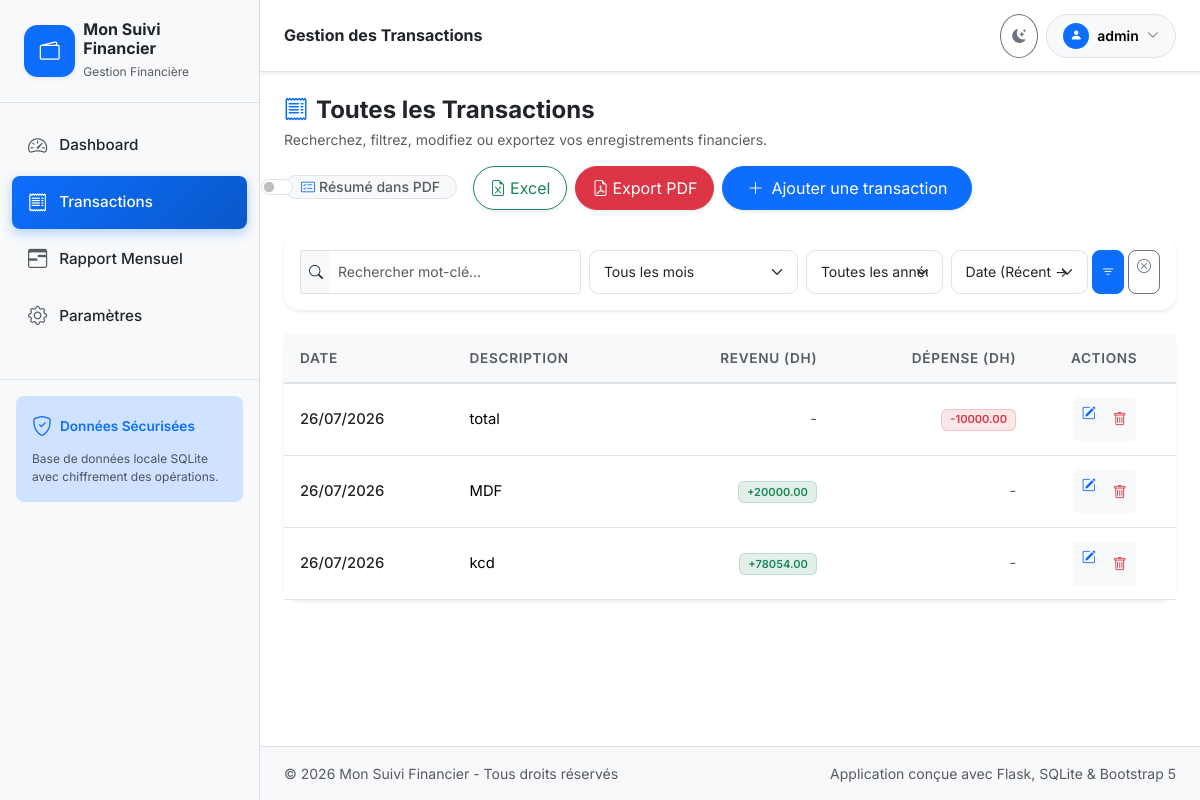
Page /transactions (signed in) on the earlier database version.
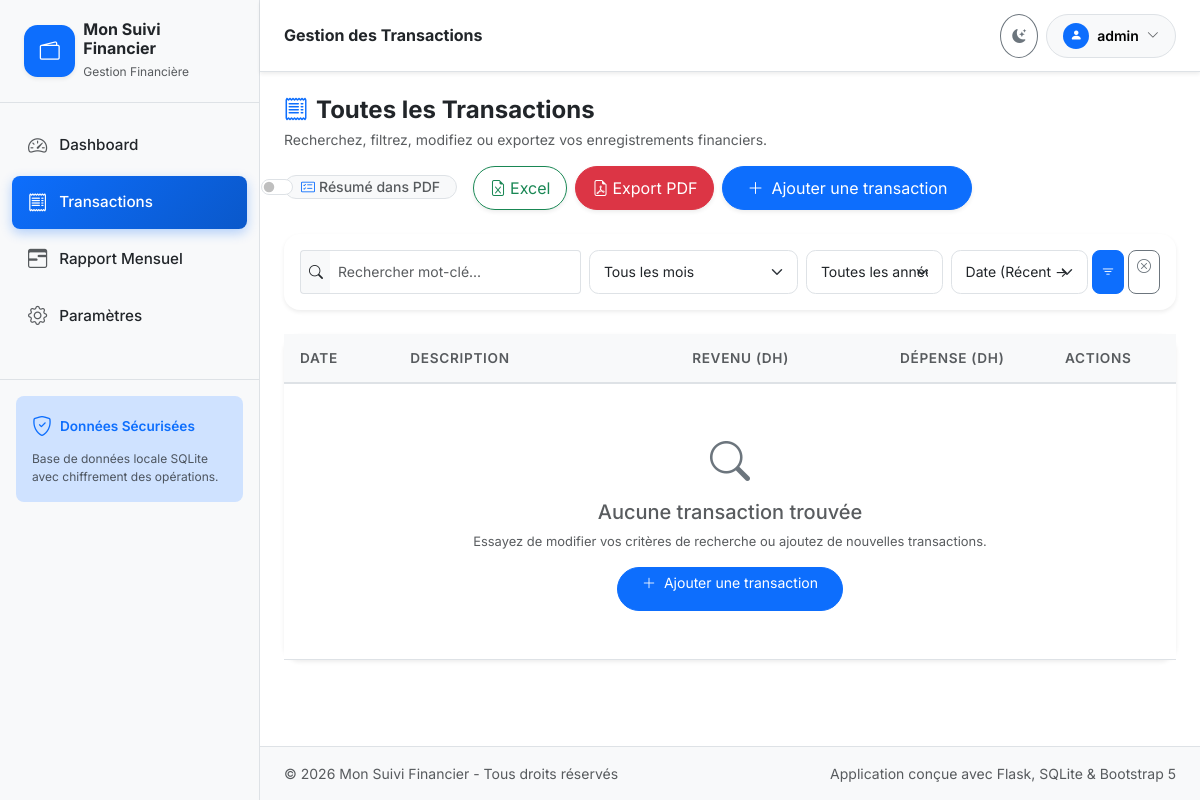
Same page on the later database version.
### models.py (models this page shows, shortened)
class Setting(db.Model):
    __tablename__ = 'settings'
    key = db.Column(db.String(50), primary_key=True)
    value = db.Column(db.Text, nullable=True)
    @classmethod
    def get_val(cls, key, default=None):
        setting = db.session.get(cls, key)
        return setting.value if setting and setting.value is not None else default

class User(UserMixin, db.Model):
    __tablename__ = 'users'
    id = db.Column(db.Integer, primary_key=True)
    username = db.Column(db.String(80), unique=True, nullable=False, index=True)
    password_hash = db.Column(db.String(256), nullable=False)
    created_at = db.Column(db.DateTime, nullable=False, default=lambda: datetime.now(timezone.utc))

class Transaction(db.Model):
    __tablename__ = 'transactions'
    id = db.Column(db.Integer, primary_key=True)
    date = db.Column(db.Date, nullable=False, default=date.today, index=True)
    description = db.Column(db.Text, nullable=True)
    revenu = db.Column(db.Float, nullable=False, default=0.0)
    depense = db.Column(db.Float, nullable=False, default=0.0)
    created_at = db.Column(db.DateTime, nullable=False, default=lambda: datetime.now(timezone.utc))
    updated_at = db.Column(db.DateTime, nullable=False, default=lambda: datetime.now(timezone.utc), onupdate=lambda: datetime.now(timezone.utc))

### app.py (the view)
    @app.route('/transactions')
    @login_required
    def transactions_list():
        page = request.args.get('page', 1, type=int)
        per_page = 10
        query = get_filtered_transactions_query()
        pagination = query.paginate(page=page, per_page=per_page, error_out=False)
        years_query = db.session.query(extract('year', Transaction.date)).distinct().all()
        years = sorted([int(y[0]) for y in years_query if y[0] is not None], reverse=True)
        if datetime.now().year not in years:
            years.insert(0, datetime.now().year)
        return render_template(
            'transactions/list.html',
            transactions=pagination.items,
            pagination=pagination,
            years=years
        )

### templates/transactions/list.html (shortened to what this page needs)
{% extends "base.html" %}
{% block header_title %}Gestion des Transactions{% endblock %}
{% block content %}
<div class="d-flex flex-wrap align-items-center justify-content-between gap-3 mb-4">
    <div>
        <h4 class="fw-bold mb-1"><i class="bi bi-receipt text-primary me-2"></i>Toutes les Transactions</h4>
        <p class="text-muted small mb-0">Recherchez, filtrez, modifiez ou exportez vos enregistrements financiers.</p>
    </div>
    <div class="d-flex flex-wrap align-items-center gap-2">
        <div class="form-check form-switch d-inline-flex align-items-center gap-2 me-2 bg-body-tertiary px-3 py-1.5 rounded-pill border">
            <input class="form-check-input my-0" type="checkbox" id="includeSummaryPdfToggle">
            <label class="form-check-label small fw-medium text-muted" for="includeSummaryPdfToggle" style="cursor: pointer;">
                <i class="bi bi-card-checklist me-1 text-primary"></i>Résumé dans PDF
            </label>
        </div>
        <a href="{{ url_for('transactions_export_excel', **request.args) }}" class="btn btn-outline-success rounded-pill px-3 d-flex align-items-center gap-1 shadow-sm">
            <i class="bi bi-file-earmark-excel"></i> Excel
        </a>
        <a id="exportPdfBtn" href="{{ url_for('transactions_export_pdf', include_summary=0, **request.args) }}" class="btn btn-danger rounded-pill px-3 d-flex align-items-center gap-1 shadow-sm">
            <i class="bi bi-file-earmark-pdf"></i> Export PDF
        </a>
        <a href="{{ url_for('transaction_add') }}" class="btn btn-primary rounded-pill px-4 d-flex align-items-center gap-2 shadow-sm">
            <i class="bi bi-plus-lg"></i>
            <span>Ajouter une transaction</span>
        </a>
    </div>
</div>
<div class="card border-0 shadow-sm rounded-4 mb-4">
    <div class="card-body p-3">
        <form method="GET" action="{{ url_for('transactions_list') }}" class="row g-2 align-items-center">
            <div class="col-12 col-md-5 col-lg-4">
                <div class="input-group input-group-sm">
                    <span class="input-group-text bg-body-tertiary border-end-0"><i class="bi bi-search"></i></span>
                    <input type="text" name="search" class="form-control border-start-0" placeholder="Rechercher mot-clé..." value="{{ request.args.get('search', '') }}">
                </div>
            </div>
            <div class="col-6 col-md-3 col-lg-3">
                <select name="month" class="form-select form-select-sm">
                    <option value="">Tous les mois</option>
                </select>
            </div>
            <div class="col-6 col-md-2 col-lg-2">
                <select name="year" class="form-select form-select-sm">
                    <option value="">Toutes les années</option>
                </select>
            </div>
            <div class="col-8 col-md-2 col-lg-2">
                <select name="sort" class="form-select form-select-sm">
                    <option value="date_desc" {% if request.args.get('sort') == 'date_desc' %}selected{% endif %}>Date (Récent &rarr; Ancien)</option>
                </select>
            </div>
            <div class="col-4 col-md-2 col-lg-1 d-flex gap-1 justify-content-end">
                <button type="submit" class="btn btn-primary btn-sm rounded-3 w-100" title="Filtrer">
                    <i class="bi bi-filter"></i>
                </button>
                <a href="{{ url_for('transactions_list') }}" class="btn btn-outline-secondary btn-sm rounded-3" title="Réinitialiser">
                    <i class="bi bi-x-circle"></i>
                </a>
            </div>
        </form>
    </div>
</div>
<div class="card border-0 shadow-sm rounded-4 mb-4">
    <div class="table-responsive">
        <table class="table custom-table table-hover align-middle mb-0">
            <thead>
                <tr>
                    <th>Date</th>
                    <th>Description</th>
                    <th class="text-end">Revenu ({{ currency }})</th>
                    <th class="text-end">Dépense ({{ currency }})</th>
                    <th class="text-center">Actions</th>
                </tr>
            </thead>
            <tbody>
                {% if transactions %}
                    {% for tx in transactions %}
                    <tr>
                        <td>
                            <span class="fw-medium text-body">{{ tx.date.strftime('%d/%m/%Y') }}</span>
                        </td>
                        <td>
                            <span>{{ tx.description or '-' }}</span>
                        </td>
                        <td class="text-end">
                            {% if tx.revenu > 0 %}
                                <span class="badge badge-revenue">+{{ "%.2f"|format(tx.revenu) }}</span>
                            {% else %}
                                <span class="text-muted">-</span>
                            {% endif %}
                        </td>
                        <td class="text-end">
                            {% if tx.depense > 0 %}
                                <span class="badge badge-expense">-{{ "%.2f"|format(tx.depense) }}</span>
                            {% else %}
                                <span class="text-muted">-</span>
                            {% endif %}
                        </td>
                        <td class="text-center">
                            <div class="btn-group btn-group-sm">
                                <a href="{{ url_for('transaction_edit', id=tx.id) }}" class="btn btn-light text-primary" title="Modifier">
                                    <i class="bi bi-pencil-square"></i>
                                </a>
                                <button type="button" class="btn btn-light text-danger" data-bs-toggle="modal" data-bs-target="#deleteConfirmModal" data-delete-url="{{ url_for('transaction_delete', id=tx.id) }}" data-tx-desc="{{ tx.description or 'Transaction sans description' }}" data-tx-amount="{{ tx.revenu if tx.revenu > 0 else tx.depense }} {{ currency }}" title="Supprimer">
                                    <i class="bi bi-trash"></i>
                                </button>
                            </div>
                        </td>
                    </tr>
                    {% endfor %}
                {% else %}
                    <tr>
                        <td colspan="5" class="text-center py-5 text-muted">
                            <i class="bi bi-search fs-1 d-block mb-2 text-secondary"></i>
                            <h5>Aucune transaction trouvée</h5>
                            <p class="small mb-3">Essayez de modifier vos critères de recherche ou ajoutez de nouvelles transactions.</p>
                            <a href="{{ url_for('transaction_add') }}" class="btn btn-primary btn-sm rounded-pill px-4">
                                <i class="bi bi-plus-lg me-1"></i> Ajouter une transaction
                            </a>
                        </td>
                    </tr>
                {% endif %}
            </tbody>
        </table>
    </div>
</div>
{% endblock %}

### templates/base.html (shortened to what this page needs)
<!DOCTYPE html>
<html lang="fr" data-bs-theme="{{ 'dark' if dark_mode else 'light' }}">
<head>
    <link href="https://cdn.jsdelivr.net/npm/bootstrap@5.3.3/dist/css/bootstrap.min.css" rel="stylesheet">
    <link rel="stylesheet" href="https://cdn.jsdelivr.net/npm/bootstrap-icons@1.11.3/font/bootstrap-icons.min.css">
    <link rel="stylesheet" href="{{ url_for('static', filename='css/style.css') }}">
</head>
<body>
    <div id="wrapper">
        <nav id="sidebar" class="d-none d-lg-block">
            <div class="sidebar-header d-flex align-items-center justify-content-between">
                <a href="{{ url_for('dashboard') }}" class="d-flex align-items-center gap-2 text-decoration-none color-inherit">
                    <div class="stat-icon bg-primary text-white fs-5 shadow-sm">
                        <i class="bi bi-wallet2"></i>
                    </div>
                    <div>
                        <h6 class="fw-bold mb-0 text-body">{{ app_name }}</h6>
                        <small class="text-muted" style="font-size: 0.75rem;">Gestion Financière</small>
                    </div>
                </a>
            </div>
            <ul class="list-unstyled components">
                <li class="{% if request.endpoint == 'dashboard' %}active{% endif %}">
                    <a href="{{ url_for('dashboard') }}">
                        <i class="bi bi-speedometer2"></i>
                        <span>Dashboard</span>
                    </a>
                </li>
                <li class="{% if request.endpoint in ['transactions_list', 'transaction_add', 'transaction_edit'] %}active{% endif %}">
                    <a href="{{ url_for('transactions_list') }}">
                        <i class="bi bi-receipt"></i>
                        <span>Transactions</span>
                    </a>
                </li>
                <li class="{% if request.endpoint == 'rapport' %}active{% endif %}">
                    <a href="{{ url_for('rapport') }}">
                        <i class="bi bi-calendar3-range"></i>
                        <span>Rapport Mensuel</span>
                    </a>
                </li>
                <li class="{% if request.endpoint == 'settings' %}active{% endif %}">
                    <a href="{{ url_for('settings') }}">
                        <i class="bi bi-gear"></i>
                        <span>Paramètres</span>
                    </a>
                </li>
            </ul>
            <div class="p-3 mt-auto border-top">
                <div class="card border-0 bg-primary-subtle rounded-3 p-3">
                    <div class="d-flex align-items-center gap-2 mb-2">
                        <i class="bi bi-shield-check text-primary fs-5"></i>
                        <span class="fw-semibold text-primary" style="font-size: 0.85rem;">Données Sécurisées</span>
                    </div>
                    <p class="text-muted mb-0" style="font-size: 0.75rem;">Base de données locale SQLite avec chiffrement des opérations.</p>
                </div>
            </div>
        </nav>
        <div id="content" class="pb-5 pb-lg-0">
            <nav class="navbar navbar-expand main-navbar sticky-top shadow-sm">
                <div class="container-fluid p-0">
                    <h5 class="fw-bold mb-0 me-auto fs-6 fs-sm-5">{% block header_title %}Tableau de Bord{% endblock %}</h5>
                    <div class="d-flex align-items-center gap-2">
                        <button id="themeToggleBtn" type="button" class="btn btn-outline-secondary btn-sm rounded-circle p-2 d-flex align-items-center justify-content-center" style="width: 38px; height: 38px;" title="Changer le thème">
                            <i id="themeToggleIcon" class="bi bi-moon-stars-fill"></i>
                        </button>
                        {% if current_user.is_authenticated %}
                        <div class="dropdown">
                            <button class="btn btn-light btn-sm rounded-pill px-3 py-1.5 border d-flex align-items-center gap-2" type="button" data-bs-toggle="dropdown" aria-expanded="false">
                                <div class="bg-primary text-white rounded-circle d-flex align-items-center justify-content-center" style="width: 26px; height: 26px; font-size: 0.75rem;">
                                    <i class="bi bi-person-fill"></i>
                                </div>
                                <span class="fw-semibold d-none d-sm-inline">{{ current_user.username }}</span>
                                <i class="bi bi-chevron-down small text-muted"></i>
                            </button>
                        </div>
                        {% endif %}
                    </div>
                </div>
            </nav>
            <div class="toast-container position-fixed top-0 end-0 p-3">
            </div>
            <main class="container-fluid p-3 p-md-4 flex-grow-1 fade-in">
                {% block content %}{% endblock %}
            </main>
            <footer class="footer py-3 px-4 border-top text-center text-muted small bg-body-tertiary d-none d-lg-block">
                <div class="d-flex flex-wrap justify-content-between align-items-center gap-2 container-fluid p-0">
                    <span>&copy; {{ current_year }} {{ app_name }} - Tous droits réservés</span>
                    <span>Application conçue avec Flask, SQLite &amp; Bootstrap 5</span>
                </div>
            </footer>
        </div>
    </div>
</body>
</html>

Differences in the rows shown:
removed Transaction: date "26/07/2026", description "total", depense "10000.00"
removed Transaction: date "26/07/2026", description "MDF", revenu "20000.00"
removed Transaction: date "26/07/2026", description "kcd", revenu "78054.00"
Other differences:
text now shown: "Aucune transaction trouvée Essayez de modifier vos critères de recherche ou ajoutez de nouvelles transactions. Ajouter une transaction"
